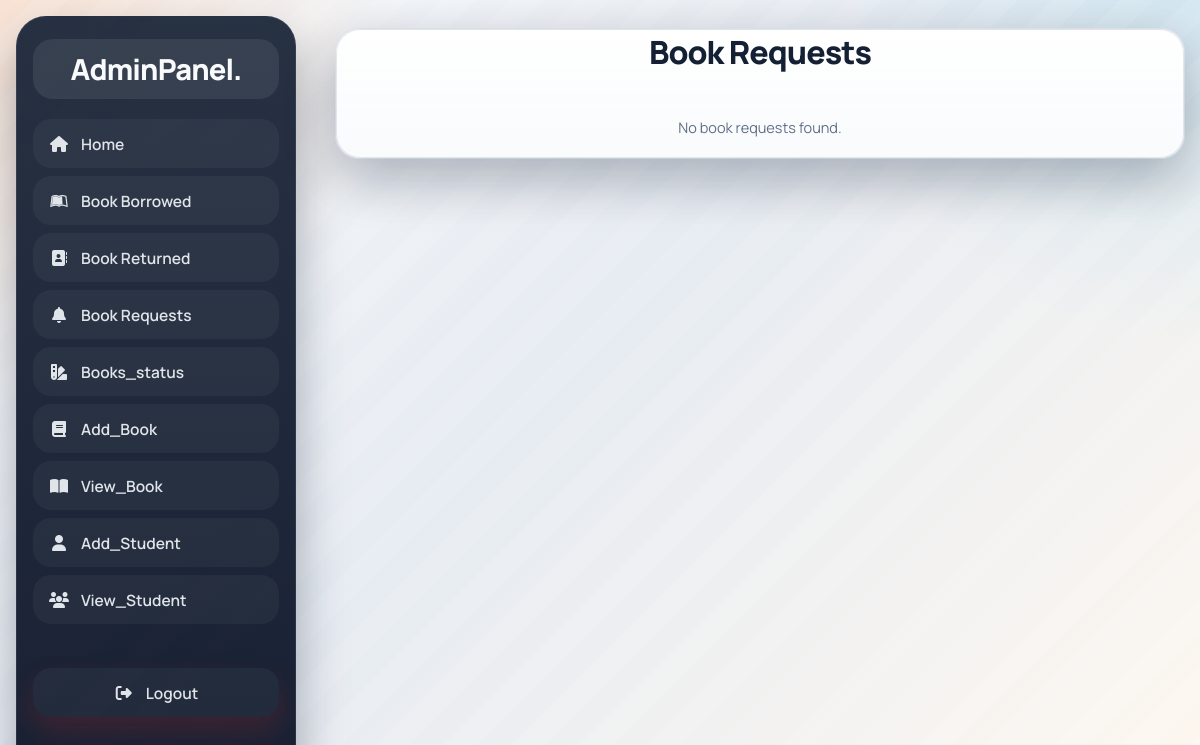
Page /Admin/book_requests.php (signed in) on the earlier database version.
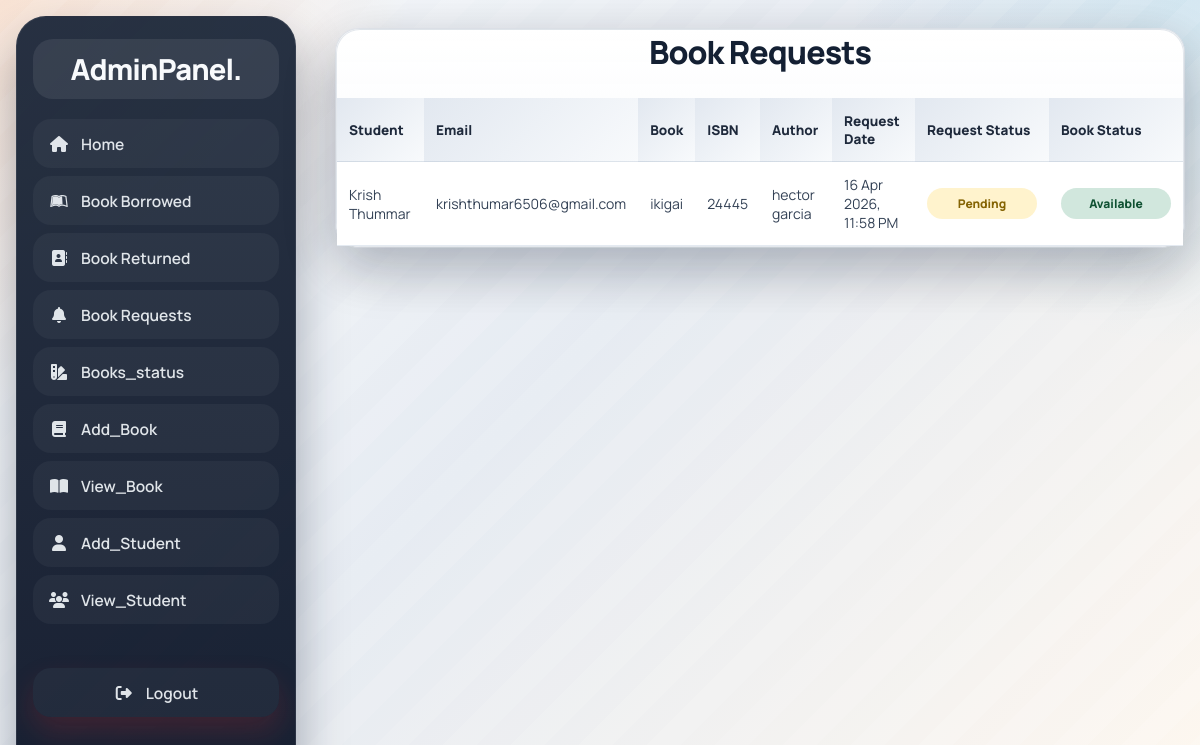
Same page on the later database version.
### tables this page shows
CREATE TABLE `book_requests` (
  `id` int(11) NOT NULL,
  `student_id` int(11) NOT NULL,
  `book_id` int(11) NOT NULL,
  `request_date` datetime NOT NULL DEFAULT current_timestamp(),
  `status` varchar(20) NOT NULL DEFAULT 'Pending'
);

CREATE TABLE `students` (
  `id` int(11) NOT NULL,
  `firstname` varchar(50) NOT NULL,
  `lastname` varchar(50) NOT NULL,
  `created_on` date NOT NULL,
  `email` varchar(100) NOT NULL,
  `password` varchar(255) NOT NULL,
  `gender` enum('Male','Female','Other') NOT NULL,
  `mobile` varchar(20) NOT NULL
);

CREATE TABLE `books` (
  `id` int(11) NOT NULL,
  `isbn` varchar(20) NOT NULL,
  `title` text NOT NULL,
  `author` varchar(150) NOT NULL,
  `publisher` varchar(150) NOT NULL,
  `publish_date` date NOT NULL,
  `status` tinyint(1) NOT NULL DEFAULT 1
);

### Admin/book_requests.php (the view, shortened to what this page needs)
<?php
include '../components/connect.php';
$requests = [];
$error = '';
try {
    $conn->exec("
        CREATE TABLE IF NOT EXISTS book_requests (
            id INT(11) NOT NULL AUTO_INCREMENT PRIMARY KEY,
            student_id INT(11) NOT NULL,
            book_id INT(11) NOT NULL,
            request_date DATETIME NOT NULL DEFAULT CURRENT_TIMESTAMP,
            status VARCHAR(20) NOT NULL DEFAULT 'Pending'
        ) ENGINE=InnoDB DEFAULT CHARSET=utf8mb4 COLLATE=utf8mb4_general_ci
    ");
    $stmt = $conn->prepare("
        SELECT
            book_requests.id,
            book_requests.request_date,
            book_requests.status,
            students.firstname,
            students.lastname,
            students.email,
            books.title,
            books.author,
            books.isbn,
            books.status AS book_status
        FROM book_requests
        JOIN students ON students.id = book_requests.student_id
        JOIN books ON books.id = book_requests.book_id
        ORDER BY
            CASE WHEN book_requests.status = 'Pending' THEN 0 ELSE 1 END,
            book_requests.request_date DESC
    ");
    $stmt->execute();
    $requests = $stmt->fetchAll(PDO::FETCH_ASSOC);
} catch (PDOException $e) {
    $error = "Unable to load book requests.";
}
?>
<!DOCTYPE html>
<html lang="en">
<head>
<link rel="stylesheet" href="https://cdnjs.cloudflare.com/ajax/libs/font-awesome/6.2.0/css/all.min.css">
<link rel="stylesheet" href="../components/admin_style.css">
</head>
<body>
<?php include '../components/admin_header.php'; ?>
<section class="requests-wrap">
    <div class="requests-box">
        <h1 class="heading">Book Requests</h1>
        <?php if($error !== ''): ?>
            <p><?= htmlspecialchars($error); ?></p>
        <?php elseif(empty($requests)): ?>
            <p class="admin-empty">No book requests found.</p>
        <?php else: ?>
            <div class="admin-table-wrap">
            <table class="table">
                <thead>
                    <tr>
                        <th>Student</th>
                        <th>Email</th>
                        <th>Book</th>
                        <th>ISBN</th>
                        <th>Author</th>
                        <th>Request Date</th>
                        <th>Request Status</th>
                        <th>Book Status</th>
                    </tr>
                </thead>
                <tbody>
                    <?php foreach($requests as $request): ?>
                        <tr>
                            <td><?= htmlspecialchars($request['firstname'] . ' ' . $request['lastname']); ?></td>
                            <td><?= htmlspecialchars($request['email']); ?></td>
                            <td><?= htmlspecialchars($request['title']); ?></td>
                            <td><?= htmlspecialchars($request['isbn']); ?></td>
                            <td><?= htmlspecialchars($request['author']); ?></td>
                            <td><?= htmlspecialchars(date('d M Y, h:i A', strtotime($request['request_date']))); ?></td>
                            <td>
                                <span class="badge-pill <?= strtolower($request['status']) === 'pending' ? 'pending' : 'available'; ?>">
                                    <?= htmlspecialchars($request['status']); ?>
                                </span>
                            </td>
                            <td>
                                <span class="badge-pill <?= (int) $request['book_status'] === 1 ? 'available' : 'borrowed'; ?>">
                                    <?= (int) $request['book_status'] === 1 ? 'Available' : 'Not Available'; ?>
                                </span>
                            </td>
                        </tr>
                    <?php endforeach; ?>
                </tbody>
            </table>
            </div>
        <?php endif; ?>
    </div>
</section>
</body>
</html>

Differences in the rows shown:
added book_requests: student.lastname "Krish Thummar", student.email "krishthumar6506@gmail.com", book.title "ikigai", book.isbn "24445", book.author "hector garcia", request_date "16 Apr 2026, 11:58 PM", status "Pending"
Other differences:
text no longer shown: "No book requests found."
text now shown: "Student Email Book ISBN Author Request Date Request Status Book Status"
